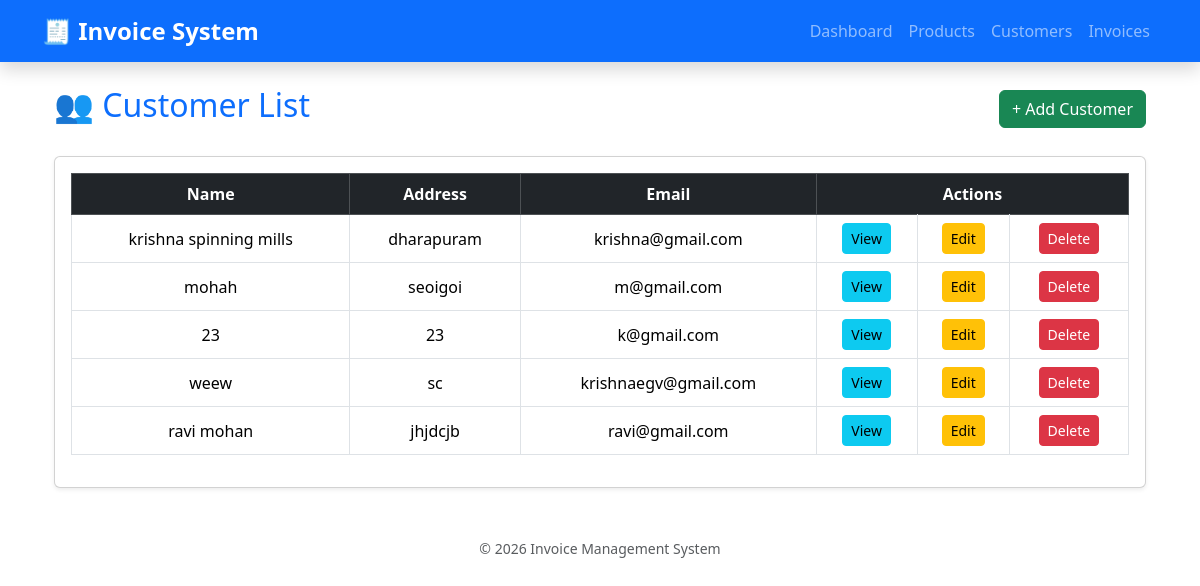
The app's page /CustomerList/, older data.
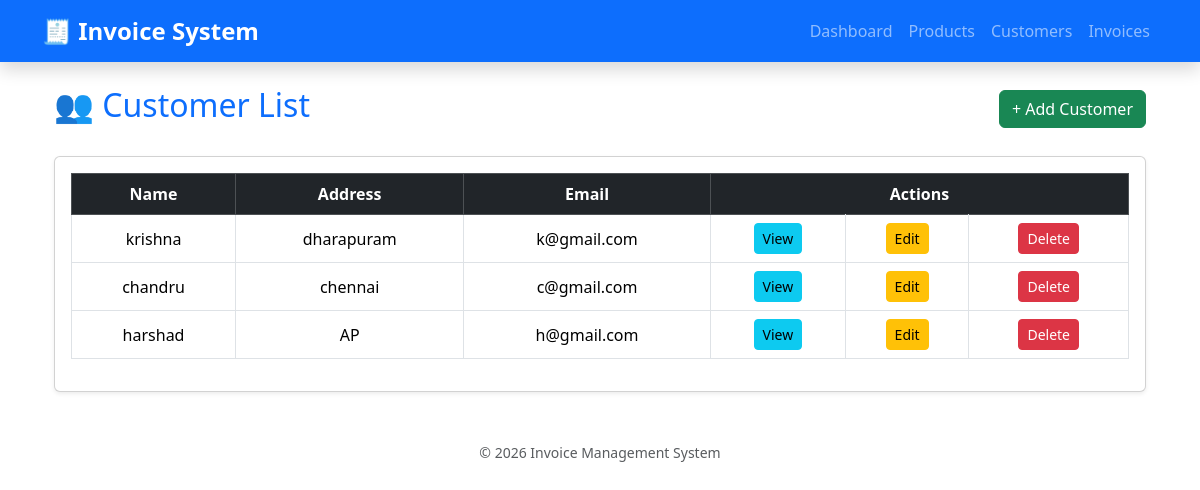
The same page, newer data.
### inventory/models.py (models this page shows, shortened)
class Customer(models.Model):
    customer_name=models.CharField(max_length=200)
    customer_phone=models.CharField(max_length=22,unique=True)
    customer_email=models.EmailField(null=True,blank=True)
    customer_address=models.TextField()
    customer_gst_number=models.CharField(max_length=50, blank=True, null=True)
    created_at=models.DateTimeField(auto_now_add=True)

### inventory/views.py (the view)
# urls.py: path('CustomerList/',CustomerList.as_view(),name='CustomerList'),
class CustomerList(ListView):
    model=Customer
    context_object_name='customerobjects'

### templates/inventory/Customer_list.html (shortened to what this page needs)
{% extends 'inventory/dummy.html' %}
{% block content %}
<div class="container mt-4">
    <div class="d-flex justify-content-between align-items-center mb-4">
        <h2 class="text-primary">👥 Customer List</h2>
        <a href="{% url 'CreateCustomer' %}" class="btn btn-success">
            + Add Customer
        </a>
    </div>
    <div class="card shadow-sm p-3">
        <table class="table table-hover table-bordered text-center align-middle">
            <thead class="table-dark">
                <tr>
                    <th>Name</th>
                    <th>Address</th>
                    <th>Email</th>
                    <th colspan="3">Actions</th>
                </tr>
            </thead>
            <tbody>
                {% for customer in customerobjects %}
                <tr>
                    <td>{{customer.customer_name}}</td>
                    <td>{{customer.customer_address}}</td>
                    <td>{{customer.customer_email}}</td>
                    <td>
                        <a href="{% url 'CustomerDetail' pk=customer.pk %}"
                           class="btn btn-sm btn-info">
                           View
                        </a>
                    </td>
                    <td>
                        <a href="{% url 'CustomerUpdate' pk=customer.pk %}"
                           class="btn btn-sm btn-warning">
                           Edit
                        </a>
                    </td>
                    <td>
                        <a href="{% url 'CustomerDelete' pk=customer.pk %}"
                           class="btn btn-sm btn-danger">
                           Delete
                        </a>
                    </td>
                </tr>
                {% empty %}
                <tr>
                    <td colspan="6" class="text-muted">
                        No customers available
                    </td>
                </tr>
                {% endfor %}
            </tbody>
        </table>
    </div>
</div>
{% endblock %}

Row changes from the older to the newer data that the page shows:
removed Customer: customer_name "krishna spinning mills", customer_address "dharapuram", customer_email "krishna@gmail.com"
removed Customer: customer_name "mohah", customer_address "seoigoi", customer_email "m@gmail.com"
removed Customer: customer_name "23", customer_address "23", customer_email "k@gmail.com"
removed Customer: customer_name "weew", customer_address "sc", customer_email "krishnaegv@gmail.com"
removed Customer: customer_name "ravi mohan", customer_address "jhjdcjb", customer_email "ravi@gmail.com"
added Customer: customer_name "krishna", customer_address "dharapuram", customer_email "k@gmail.com"
added Customer: customer_name "chandru", customer_address "chennai", customer_email "c@gmail.com"
added Customer: customer_name "harshad", customer_address "AP", customer_email "h@gmail.com"
